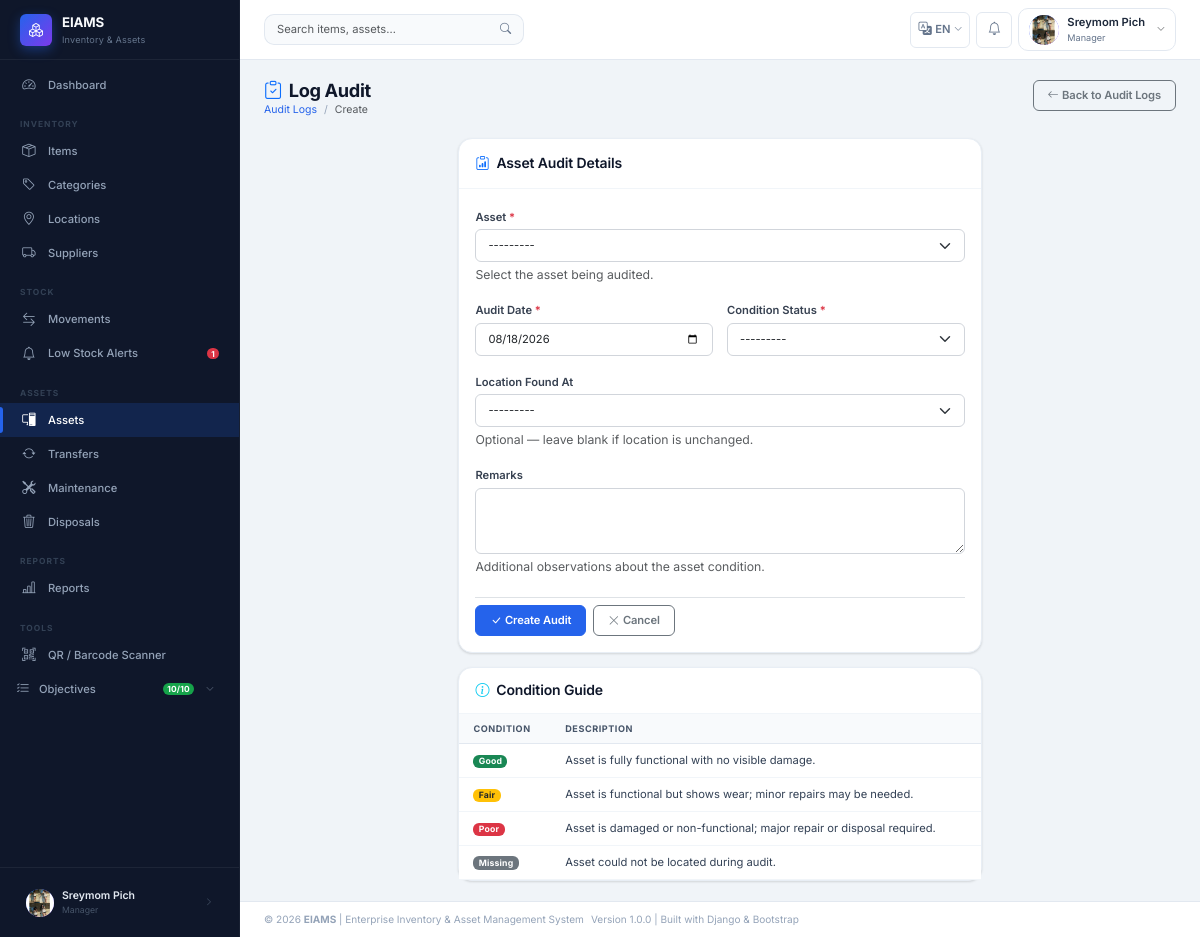
Screenshot of /assets/audits/create/ (signed in) with the database file from the repository.
### apps/accounts/models.py (models this page shows, shortened)
class User(AbstractUser):
    STATUS_ACTIVE   = 'Active'
    STATUS_INACTIVE = 'Inactive'
    STATUS_CHOICES  = [
        (STATUS_ACTIVE,   'Active'),
        (STATUS_INACTIVE, 'Inactive'),
    ]
    GENDER_MALE   = 'Male'
    GENDER_FEMALE = 'Female'
    GENDER_OTHER  = 'Other'
    GENDER_CHOICES = [
        (GENDER_MALE,   'Male'),
        (GENDER_FEMALE, 'Female'),
        (GENDER_OTHER,  'Other'),
    ]
    role        = models.ForeignKey(
        Role,
        on_delete=models.PROTECT,    # Prevent role deletion if users exist
        null=True,
        blank=True,
        related_name='users',
        verbose_name='Role',
        help_text='Assigned system role for access control'
    )
    full_name   = models.CharField(
        max_length=100,
        verbose_name='Full Name',
        help_text='User\'s full display name'
    )
    gender      = models.CharField(
        max_length=10,
        choices=GENDER_CHOICES,
        blank=True,
        null=True,
        verbose_name='Gender'
    )
    phone       = models.CharField(
        max_length=20,
        blank=True,
        null=True,
        verbose_name='Phone Number'
    )
    email       = models.EmailField(
        unique=True,
        verbose_name='Email Address'
    )
    department  = models.CharField(
        max_length=100,
        blank=True,
        null=True,
        verbose_name='Department',
        help_text='Organizational department the user belongs to'
    )
    status      = models.CharField(
        max_length=20,
        choices=STATUS_CHOICES,
        default=STATUS_ACTIVE,
        verbose_name='Account Status'
    )
    profile_pic = models.ImageField(
        upload_to='profiles/',
        blank=True,
        null=True,
        verbose_name='Profile Picture'
    )
    class Meta:
        verbose_name        = 'User'
        verbose_name_plural = 'Users'
        ordering            = ['full_name']
    def get_role_name(self):
        return self.role.role_name if self.role else 'No Role'
    def is_super_admin(self):
        return self.role and self.role.role_name == Role.SUPER_ADMIN
    def is_admin_or_above(self):
        return self.role and self.role.is_admin_or_above()

class Role(models.Model):
    SUPER_ADMIN = 'Super Admin'
    ADMIN       = 'Admin'
    MANAGER     = 'Manager'
    STAFF       = 'Staff'
    ROLE_CHOICES = [
        (SUPER_ADMIN, 'Super Admin'),
        (ADMIN,       'Admin'),
        (MANAGER,     'Manager'),
        (STAFF,       'Staff'),
    ]
    role_name   = models.CharField(
        max_length=50,
        unique=True,
        choices=ROLE_CHOICES,
        verbose_name='Role Name',
        help_text='System role: Super Admin / Admin / Manager / Staff'
    )
    description = models.TextField(
        blank=True,
        null=True,
        verbose_name='Description',
        help_text='Detailed description of this role and its permissions'
    )
    created_at  = models.DateTimeField(auto_now_add=True)
    updated_at  = models.DateTimeField(auto_now=True)
    class Meta:
        verbose_name        = 'Role'
        verbose_name_plural = 'Roles'
        ordering            = ['role_name']
    def is_admin_or_above(self):
        return self.role_name in [self.SUPER_ADMIN, self.ADMIN]

### apps/assets/views.py (the view, shortened to what this page needs)
# urls.py: path('audits/create/',               views.AuditCreateView.as_view(), name='audit_create'),
class AuditCreateView(LoginRequiredMixin, View):
    def get(self, request):
        from django.shortcuts import render
        form = AuditForm()
        return render(request, 'assets/audit_form.html', {
            'form': form,
            'page_title': 'Log Audit',
            'action': 'Create',
        })

### templates/assets/audit_form.html (shortened to what this page needs)
{% extends "base.html" %}
{% block content %}
<div class="page-header">
  <div>
    <h1><i class="bi bi-clipboard-check me-2 text-primary"></i>{{ page_title }}</h1>
    <nav aria-label="breadcrumb"><ol class="breadcrumb">
      <li class="breadcrumb-item"><a href="{% url 'assets:audit_list' %}">Audit Logs</a></li>
      <li class="breadcrumb-item active">{{ action }}</li>
    </ol></nav>
  </div>
  <a href="{% url 'assets:audit_list' %}" class="btn btn-outline-secondary">
    <i class="bi bi-arrow-left me-1"></i>Back to Audit Logs
  </a>
</div>
<div class="row justify-content-center">
  <div class="col-lg-7">
    <div class="card">
      <div class="card-header d-flex align-items-center gap-2">
        <i class="bi bi-clipboard-data text-primary"></i>
        <h6 class="mb-0">Asset Audit Details</h6>
      </div>
      <div class="card-body">
        <form method="post" novalidate>
          <div class="row g-3">
            <div class="col-12">
              <label class="form-label">Asset <span class="text-danger">*</span></label>
              {{ form.asset }}
              <div class="form-text">Select the asset being audited.</div>
            </div>
            <div class="col-md-6">
              <label class="form-label">Audit Date <span class="text-danger">*</span></label>
              {{ form.audit_date }}
            </div>
            <div class="col-md-6">
              <label class="form-label">Condition Status <span class="text-danger">*</span></label>
              {{ form.condition_status }}
            </div>
            <div class="col-12">
              <label class="form-label">Location Found At</label>
              {{ form.location }}
              <div class="form-text">Optional — leave blank if location is unchanged.</div>
            </div>
            <div class="col-12">
              <label class="form-label">Remarks</label>
              {{ form.remarks }}
              <div class="form-text">Additional observations about the asset condition.</div>
            </div>
          </div>
          <div class="mt-4 pt-2 border-top d-flex gap-2">
            <button type="submit" class="btn btn-primary">
              <i class="bi bi-check-lg me-1"></i>{{ action }} Audit
            </button>
            <a href="{% url 'assets:audit_list' %}" class="btn btn-outline-secondary">
              <i class="bi bi-x-lg me-1"></i>Cancel
            </a>
          </div>
        </form>
      </div>
    </div>
    <div class="card mt-3">
      <div class="card-header"><h6 class="mb-0"><i class="bi bi-info-circle me-2 text-info"></i>Condition Guide</h6></div>
      <div class="card-body p-0">
        <table class="table table-sm mb-0">
          <thead><tr><th>Condition</th><th>Description</th></tr></thead>
          <tbody>
            <tr><td><span class="badge bg-success">Good</span></td><td>Asset is fully functional with no visible damage.</td></tr>
            <tr><td><span class="badge bg-warning text-dark">Fair</span></td><td>Asset is functional but shows wear; minor repairs may be needed.</td></tr>
            <tr><td><span class="badge bg-danger">Poor</span></td><td>Asset is damaged or non-functional; major repair or disposal required.</td></tr>
            <tr><td><span class="badge bg-secondary">Missing</span></td><td>Asset could not be located during audit.</td></tr>
          </tbody>
        </table>
      </div>
    </div>
  </div>
</div>
{% endblock %}

### templates/includes/sidebar.html (shortened to what this page needs)
{% load static i18n %}
<aside class="sidebar" id="sidebar" role="navigation" aria-label="Main navigation">
  <div class="sidebar-brand">
    <div class="brand-icon" aria-hidden="true"><i class="bi bi-boxes"></i></div>
    <div>
      <div class="brand-text">EIAMS</div>
      <div class="brand-sub">Inventory &amp; Assets</div>
    </div>
  </div>
  <nav class="sidebar-nav" aria-label="Sidebar menu">
    <ul class="nav flex-column">
      <li class="nav-item">
        <a href="{% url 'dashboard:home' %}"
           class="nav-link {% if request.resolver_match.app_name == 'dashboard' %}active{% endif %}"
           aria-current="{% if request.resolver_match.app_name == 'dashboard' %}page{% else %}false{% endif %}">
          <i class="bi bi-speedometer2" aria-hidden="true"></i>
          <span>{% trans "Dashboard" %}</span>
        </a>
      </li>
    </ul>
    <div class="nav-section-label" aria-hidden="true">{% trans "Inventory" %}</div>
    <ul class="nav flex-column">
      <li><a href="{% url 'inventory:item_list' %}" class="nav-link {% if 'items' in request.path %}active{% endif %}">
        <i class="bi bi-box-seam" aria-hidden="true"></i><span>{% trans "Items" %}</span>
      </a></li>
      <li><a href="{% url 'inventory:category_list' %}" class="nav-link {% if 'categories' in request.path %}active{% endif %}">
        <i class="bi bi-tag" aria-hidden="true"></i><span>{% trans "Categories" %}</span>
      </a></li>
      <li><a href="{% url 'inventory:location_list' %}" class="nav-link {% if 'locations' in request.path %}active{% endif %}">
        <i class="bi bi-geo-alt" aria-hidden="true"></i><span>{% trans "Locations" %}</span>
      </a></li>
      <li><a href="{% url 'inventory:supplier_list' %}" class="nav-link {% if 'suppliers' in request.path %}active{% endif %}">
        <i class="bi bi-truck" aria-hidden="true"></i><span>{% trans "Suppliers" %}</span>
      </a></li>
    </ul>
    <div class="nav-section-label" aria-hidden="true">{% trans "Stock" %}</div>
    <ul class="nav flex-column">
      <li><a href="{% url 'stock:movement_list' %}" class="nav-link {% if 'stock' in request.path and 'alerts' not in request.path %}active{% endif %}">
        <i class="bi bi-arrow-left-right" aria-hidden="true"></i><span>{% trans "Movements" %}</span>
      </a></li>
      <li><a href="{% url 'stock:alert_list' %}" class="nav-link {% if 'alerts' in request.path %}active{% endif %}">
        <i class="bi bi-bell" aria-hidden="true"></i>
        <span>{% trans "Low Stock Alerts" %}</span>
        {% if open_alerts %}<span class="badge bg-danger" aria-label="{{ open_alerts }} alerts">{{ open_alerts }}</span>{% endif %}
      </a></li>
    </ul>
    <div class="nav-section-label" aria-hidden="true">{% trans "Assets" %}</div>
    <ul class="nav flex-column">
      <li><a href="{% url 'assets:asset_list' %}" class="nav-link {% if 'assets' in request.path and 'transfer' not in request.path and 'maintenance' not in request.path and 'disposal' not in request.path %}active{% endif %}">
        <i class="bi bi-pc-display" aria-hidden="true"></i><span>{% trans "Assets" %}</span>
      </a></li>
      <li><a href="{% url 'assets:transfer_list' %}" class="nav-link {% if 'transfers' in request.path %}active{% endif %}">
        <i class="bi bi-arrow-repeat" aria-hidden="true"></i><span>{% trans "Transfers" %}</span>
      </a></li>
      <li><a href="{% url 'assets:maintenance_list' %}" class="nav-link {% if 'maintenance' in request.path %}active{% endif %}">
        <i class="bi bi-tools" aria-hidden="true"></i><span>{% trans "Maintenance" %}</span>
      </a></li>
      <li><a href="{% url 'assets:disposal_list' %}" class="nav-link {% if 'disposals' in request.path %}active{% endif %}">
        <i class="bi bi-trash3" aria-hidden="true"></i><span>{% trans "Disposals" %}</span>
      </a></li>
    </ul>
    <div class="nav-section-label" aria-hidden="true">{% trans "Reports" %}</div>
    <ul class="nav flex-column">
      <li><a href="{% url 'reports:index' %}" class="nav-link {% if 'reports' in request.path %}active{% endif %}">
        <i class="bi bi-bar-chart-line" aria-hidden="true"></i><span>{% trans "Reports" %}</span>
      </a></li>
    </ul>
    <div class="nav-section-label" aria-hidden="true">{% trans "Tools" %}</div>
    <ul class="nav flex-column">
      <li><a href="{% url 'inventory:barcode_scanner' %}" class="nav-link {% if 'scanner' in request.path %}active{% endif %}">
        <i class="bi bi-qr-code-scan" aria-hidden="true"></i><span>{% trans "QR / Barcode Scanner" %}</span>
      </a></li>
      <li class="nav-item">
        <button class="nav-link w-100 text-start border-0 bg-transparent d-flex align-items-center gap-2"
                type="button"
                data-bs-toggle="collapse"
                data-bs-target="#objectivesCollapse"
                aria-expanded="false"
                aria-controls="objectivesCollapse"
                style="padding-left:1rem;">
          <i class="bi bi-list-check" aria-hidden="true"></i>
          <span style="flex:1;">{% trans "Objectives" %}</span>
          <span class="badge rounded-pill" style="background:#16a34a;font-size:.6rem;">10/10</span>
          <i class="bi bi-chevron-down obj-chevron" style="font-size:.6rem;opacity:.6;transition:transform .2s;"></i>
        </button>
      </li>
    </ul>
  </nav>
  <div class="sidebar-footer">
    <a href="{% url 'accounts:profile' %}" class="sidebar-user-pill" title="My Profile">
      <div class="user-avatar" style="width:28px;height:28px;font-size:.65rem;" aria-hidden="true">
        {% if user.profile_pic %}<img src="{{ user.profile_pic.url }}" alt="">
        {% else %}{{ user.full_name|first|upper }}{% endif %}
      </div>
      <div style="min-width:0;flex:1;">
        <div style="color:#e2e8f0;font-size:.75rem;font-weight:600;white-space:nowrap;overflow:hidden;text-overflow:ellipsis;">
          {{ user.full_name|truncatechars:18 }}
        </div>
        <div class="sidebar-user-role">{{ user.get_role_name|default:"No Role" }}</div>
      </div>
      <i class="bi bi-chevron-right" style="color:#475569;font-size:.6rem;" aria-hidden="true"></i>
    </a>
  </div>
</aside>

### templates/includes/navbar.html (shortened to what this page needs)
{% load static i18n %}
<header class="topbar" id="topbar" role="banner">
  <div class="topbar-search d-none d-md-flex" role="search">
    <form action="{% url 'inventory:item_list' %}" method="get" aria-label="{% trans 'Search' %}">
      <div class="input-group">
        <input type="search" name="q" class="form-control"
               placeholder="{% trans 'Search items, assets…' %}"
               value="{{ request.GET.q }}" aria-label="{% trans 'Search' %}">
        <button type="submit" class="btn btn-outline-secondary" aria-label="{% trans 'Submit search' %}">
          <i class="bi bi-search" aria-hidden="true"></i>
        </button>
      </div>
    </form>
  </div>
  <div class="topbar-actions" role="complementary">
    {% include "includes/language_switcher.html" %}
    <div class="dropdown">
      <button class="topbar-icon-btn" data-bs-toggle="dropdown"
              aria-label="{% trans 'Notifications' %}" aria-haspopup="true" aria-expanded="false">
        <i class="bi bi-bell" aria-hidden="true"></i>
      </button>
    </div>
    <div class="dropdown">
      <button class="user-dropdown-btn" data-bs-toggle="dropdown"
              aria-label="{% trans 'User menu' %}" aria-haspopup="true" aria-expanded="false">
        <div class="user-avatar" aria-hidden="true">
          {% if user.profile_pic %}
            <img src="{{ user.profile_pic.url }}" alt="{{ user.full_name }}">
          {% else %}
            {{ user.full_name|first|upper }}
          {% endif %}
        </div>
        <div class="d-none d-sm-block text-start">
          <div class="user-name">{{ user.full_name|truncatechars:16 }}</div>
          <div class="user-role">{{ user.get_role_name }}</div>
        </div>
        <i class="bi bi-chevron-down text-muted ms-1" style="font-size:.6rem;" aria-hidden="true"></i>
      </button>
    </div>
  </div>
</header>

### rows the page displays
User: profile_pic (picture), full_name "Sreymom Pich", get_role_name "Manager"

### other values shown
{{ open_alerts }} "1"
{{ page_title }} "Log Audit"
{{ action }} "Create"
